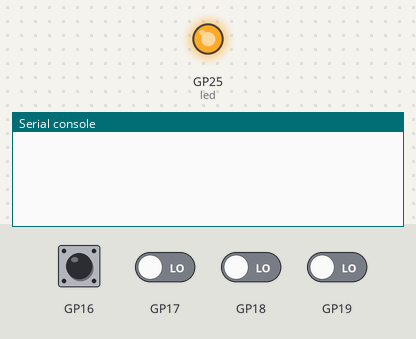
Recording of a program running on a simulated Raspberry Pi Pico running CircuitPython. On the bench: output pins drawn as LEDs (lit = HIGH), the last lines printed to the serial console. The test bench sets the inputs (shaded band); at power-on: GP16–19 LOW.

Above: at 1.2 s.
1.3 s: GP16 pulled HIGH for 0.15 s
At 1.45 s:
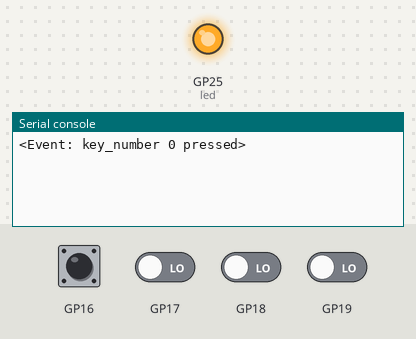
At 2.2 s:
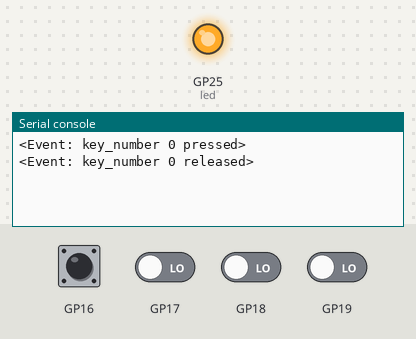

The program:

keys.py
```python
"""
Jouer un son mp3 quand on appuie sur un bouton en i2s
brancher un ampli i2s sur les roches GP0 GP1 et GP2
brancher un bouton sur broche GP15

"""


import audiocore
import board
import audiobusio
import busio
import digitalio
import audiomp3
import audiomixer
import sdcardio
import storage
import os
import time
from keypad import Keys, Event


led = digitalio.DigitalInOut(board.LED)
led.direction = digitalio.Direction.OUTPUT
led.value = True


keys = Keys((board.GP16, board.GP17, board.GP18, board.GP19), value_when_pressed=True, pull=True)

while True:
    event = keys.events.get()
    # event will be None if nothing has happened.
    if event:
        print(event)
```

Measured:
- after the input at 1.3 s, the serial console: prints a new line at once (image 1)
